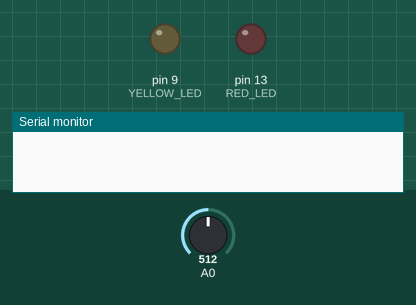
Simulated run of this sketch. Board: Arduino Uno, built with avr-gcc and run on an emulated ATmega328P. On the bench: output pins drawn as LEDs (lit = HIGH), the last lines printed to the serial monitor. Dashed ring = blinking. The inputs (shaded band) are chosen by the test bench; at power-on: A0 = 512.

Above: at 0.1 s.
At 5.1 s:
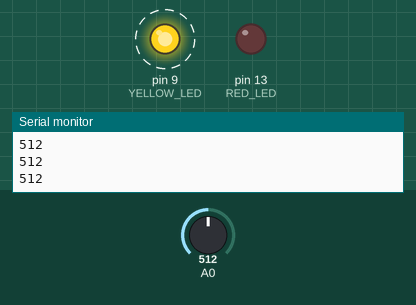
At 10.25 s:
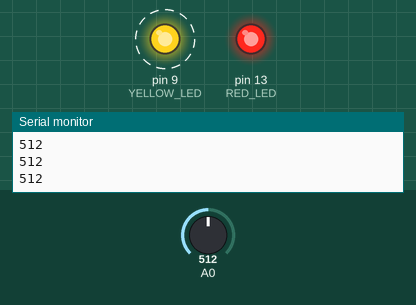
Timing chart, 0 to 12.5 s (numbered marks = the images above):
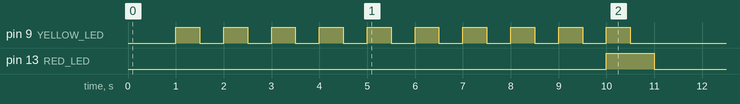

Measured:
- by itself, pin 9 (YELLOW_LED): alternates HIGH for 0.50 s and LOW for 0.50 s, 20 changes in all, then stays LOW
- by itself, pin 13 (RED_LED): LOW → HIGH at 10.0 s, → LOW 1.0 s later

The sketch:

HK2-4-1.ino
```cpp
#include <MsTimer2.h>

//LEDのポートを設定
const int RED_LED = 13;
const int YELLOW_LED = 9;
//変数の宣言
unsigned long time_pre =0; //基準となる時間を格納
unsigned long time_pre2 = 0;
boolean flag = false; //終了フラグ
boolean led_flag = LOW;//LEDの状態を表すフラグ

void setup()
{
  //ピンモードを設定
  pinMode(RED_LED, OUTPUT);
  pinMode(YELLOW_LED,OUTPUT);
  //シリアル通信を9600bpsで初期化
  Serial.begin(9600);

  //タイマー割り込みの設定
  MsTimer2::set(1000,flash); //1sごとに呼び出す
  MsTimer2::start();
}

void loop()
{
    unsigned long time_now = millis(); //開始からの時間をtime_nowに格納
    //1s経過ごとに実行
    if(time_now - time_pre >=1000 && flag == false){
      //照度センサーの値をシリアル通信
      Serial.println(analogRead(A0));
      //経過時間をリセット
      time_pre = time_now;
    }
    //500ms経過ごとに実行
    if(time_now - time_pre2 >=500 && flag ==false){
      digitalWrite(YELLOW_LED,led_flag);
      //led_flagを切り替え(LOW -> HIGH, HIGH -> LOW)
      led_flag = !led_flag;
      //time_pre2にtime_nowを代入(経過時間をリセット)
      time_pre2 = time_now;
    }

}

//タイマー割り込み時に呼び出される関数
unsigned int timer_cnt; //flashが何回呼ばれたかを格納する関数
void flash(){
  timer_cnt ++;
  if(timer_cnt ==10){ //１０回目に呼び出された時(10s経過)

    //RED_LEDを点灯させる
    digitalWrite(RED_LED,HIGH);
  }
  if(timer_cnt ==11) //11回目に呼び出された時(11s経過)
  {
    //終了フラグをtrueにする
    flag = true;
    //LEDを消灯させる。
    digitalWrite(RED_LED,LOW);
    //自己停止
    MsTimer2::stop();
  }


}
```
